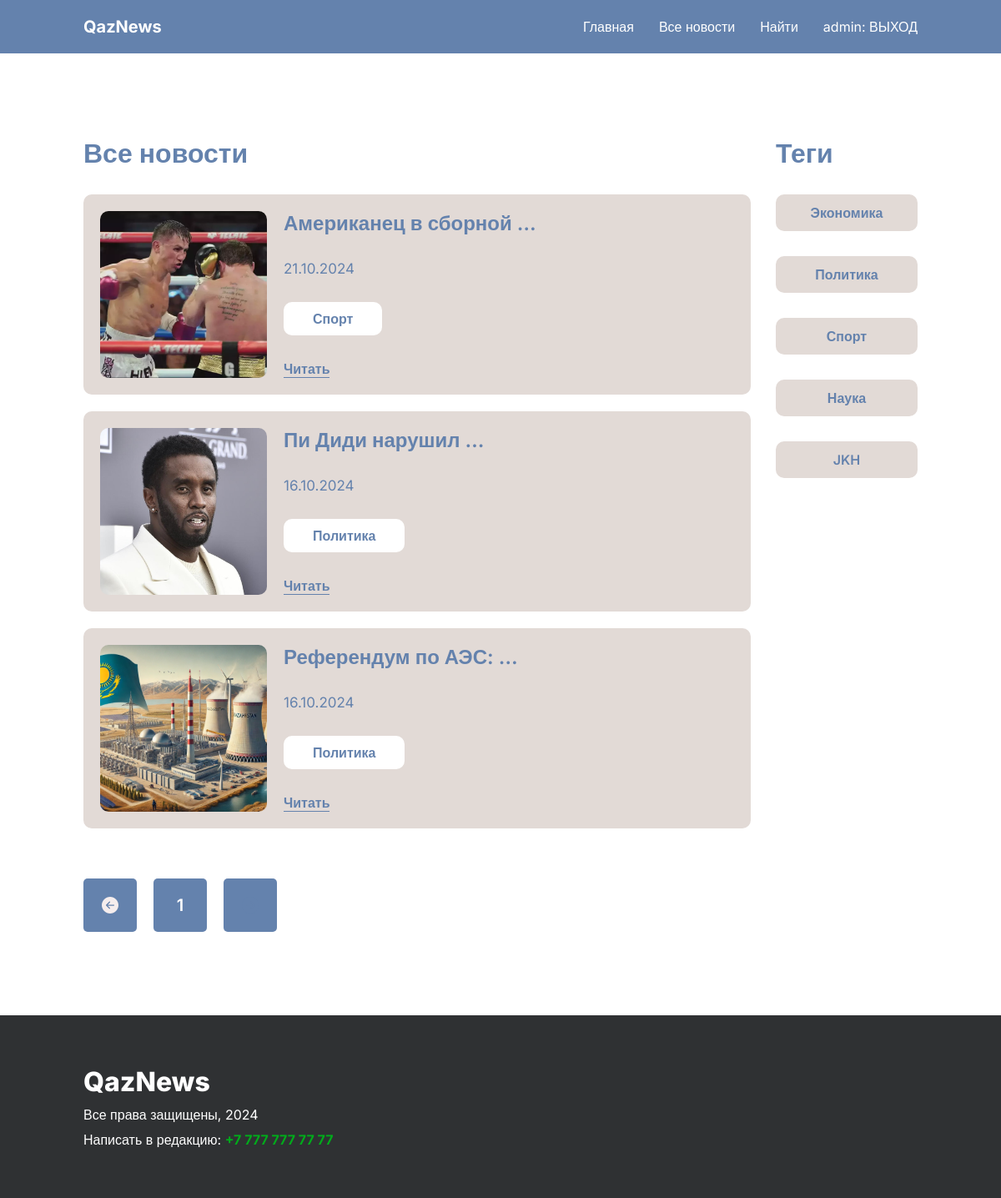
Screenshot of /news/all/ (signed in) with the database file from the repository.
### core_app/models.py (models this page shows, shortened)
class Post(models.Model):
    title = models.CharField("Название поста", max_length=150)
    tag = models.ForeignKey(Tag, on_delete=models.CASCADE, verbose_name="Тег")
    description = models.TextField("Описание поста")
    image = models.ImageField("Фото", upload_to="news/images/")
    created_at = models.DateTimeField("Дата и время публикации", default=datetime.now)
    class Meta:
        verbose_name = "Новость"
        verbose_name_plural = "Новости"

class Tag(models.Model):
    name = models.CharField("Название тега", max_length=100)
    slug = models.SlugField(unique=True, editable=False, blank=True)
    class Meta:
        verbose_name = "Тег"
        verbose_name_plural = "Теги"

### core_app/views.py (the view)
# urls.py: path('news/all/', views.all_news_page, name='all_news_page'),
def all_news_page(request):
    tags = Tag.objects.all()
    post_list = Post.objects.all().order_by('-created_at')
    paginator = Paginator(post_list, 5)
    page_number = request.GET.get('page')
    posts = paginator.get_page(page_number)
    context = {
        'tags': tags,
        'posts': posts
    }
    return render(request, "./client/all-news.html", context)

### core_app/templates/client/all-news.html (shortened to what this page needs)
{% extends 'base.html' %}
{% load static %}
{% block content %}
    <section class="page-block">
        <div class="container page-block__row">
            <div class="page-block__item">
                <h1 class="title">Все новости</h1>
                <div class="news-list">
                    {% for post in posts %}
                    <div class="news-card">
                        <img src="{{ post.image.url }}" alt="{{post.title}}" class="news-card__image">
                        <div class="news-card__content">
                            <h3 class="news-card__title">{{post.title|truncatewords:3}}</h3>
                            <span class="news-card__date">{{post.created_at|date:"d.m.Y"}}</span>
                            <a href="{% url 'tags_news_page' slug=post.tag.slug %}" class="news-card__tag">{{post.tag.name}}</a>
                            <a href="{% url 'news_detail_page' pk=post.pk %}" class="news-card__link">Читать</a>
                        </div>
                    </div>
                     {% endfor %}
                    </div>
                </div>
                <div class="page-block__item">
                    <h2 class="title">Теги</h2>
                    <ul class="tags-nav">
                        {% for tag in tags %}
                            <li class="tags-nav__item">
                                <a href="{% url 'tags_news_page' slug=tag.slug %}" class="tags-nav__link">{{ tag.name }}</a>
                            </li>
                        {% endfor %}
                    </ul>
                </div>
               <div class="paginations">
                <ul class="pagination-nav">
                    {% if posts.has_previous %}
                    <li class="pogination-nav__item">
                        <a href="?page={{ posts.previous_page_number }}" class="pagination-nav__link">
                            <img src="{% static './images/pagination/left-white.svg'%}" alt="left">
                        </a>
                    </li>
                    {% else %}
                    <li class="pagination-nav__item">
                        <a href="#" class="pagination-nav__link active">
                            <img src="{% static './images/pagination/left-white.svg'%}" alt="left">
                        </a>
                    </li>
                    {% endif %}
                    {% for i in posts.paginator.page_range %}
                    <li class="pagination-nav__item ">
                        {% if posts.number == i %}
                        <a href="#" class="pagination-nav__link active">
                           {{ i }}
                        </a>
                        {% else %}
                        <a href="%?page={{ i }}" class="pagination-nav__link">
                            {{ i }}
                        </a>
                        {% endif %}
                    </li>
                    {% endfor %}
                    {% if posts.has_next %}
                    <li class="pagination-nav__item">
                        <a href="#" class="pagination-nav__link">
                            <img src="./images/pagination/right-dark.svg" alt="right">
                        </a>
                    </li>
                    {% else %}
                    <li class="pagination-nav__item">
                        <a href="#" class="pagination-nav__link active">
                            <img src="{% static './images/pagination/right-dark.svg'%}" alt="right">
                        </a>
                    </li>
                    {% endif %}
                </ul>
               </div>
            </div>
    </section>
    {% endblock %}

### core_app/templates/base.html (shortened to what this page needs)
{% load static %}
<!DOCTYPE html>
<html lang="en">
<head>
    <link rel="stylesheet" href="{% static './css/style.css' %}">
</head>
<body>
    <header class="header">
        <div class="container header-row">
            <a href="{% url 'home_page' %}" class="logo">QazNews</a>
            <ul class="header-nav">
                <li class="header-nav__item">
                    <a href="{% url 'home_page' %}" class="header-nav__link">Главная</a>
                </li>
                <li class="header-nav__item">
                    <a href="{% url 'all_news_page' %}" class="header-nav__link">Все новости</a>
                </li>
                <li class="header-nav__item">
                    <a href="{% url 'search_page' %}" class="header-nav__link">Найти</a>
                </li>
                <li class="header-nav__item">
                    {% if not user.is_authenticated %}
                    <a href="{% url 'admin_login_page' %}" class="header-nav__link">
                        <img src="{% static './images/user.svg' %}" alt="User">
                    </a>
                    {% else %}
                    <a href="{% url 'admin_logout' %}" class="header-nav__link">
                        {{ user.username }}: ВЫХОД
                    </a>
                    {% endif %}
                </li>
            </ul>
        </div>
    </header>
    <main>
        {% block content %}
        {% endblock %}
    </main>
    <footer class="footer">
        <div class="container">
            <a href="#" class="footer-logo">QazNews</a>
            <p class="rules">Все права защищены, 2024</p>
            <span class="contact">Написать в редакцию: <a href="#" class="phone">+7 777 777 77 77</a></span>
        </div>
    </footer>
</body>
</html>

### core_app/static/css/style.css (style rules this page uses)
* { padding: 0; margin: 0; font-family: "Inter", sans-serif; }
:root { --primary: #6482AD; --light: #ffffff; --secondary: #E2DAD6; --dark: #2F3133; --success: #00AB1B; --danger: #DF5753; }
.container { margin-left: 100px; margin-right: 100px; }
.header { background-color: var(--primary); padding: 20px 0; }
.logo { color: var(--light); font-size: 20px; text-decoration: none; font-weight: 700; }
.header-nav { display: flex; align-items: center; gap: 30px; }
.header-nav__item { list-style: none; }
.header-nav__link { color: var(--light); text-decoration: none; }
.header-row { display: flex; align-items: center; justify-content: space-between; }
.title { font-size: 32px; font-weight: 600; color: var(--primary); }
.page-block { padding: 100px 0; background-color: var(--light); }
.page-block__item .title { margin-bottom: 30px; }
.page-block__row { display: grid; grid-template-columns: 800px auto; gap: 30px; }
.news-card { background-color: var(--secondary); padding: 20px; display: grid; grid-template-columns: 200px auto; gap: 20px; border-radius: 10px; }
.news-card__image { width: 200px; height: 200px; border-radius: 10px; object-fit: cover; }
.news-card__content { display: flex; flex-direction: column; align-items: flex-start; justify-content: space-between; }
.news-card__title { color: var(--primary); font-size: 24px; font-weight: 600; width: 80%; }
.news-card__date { font-size: 17px; font-weight: 400; color: var(--primary); display: block; }
.news-card__tag { background-color: var(--light); color: var(--primary); font-weight: 600; text-decoration: none; padding: 10px 35px; border-radius: 10px; display: inline-block; }
.news-card__link { text-decoration: none; color: var(--primary); font-weight: 600; border-bottom: 1.5px solid var(--primary); }
.news-list { display: flex; flex-direction: column; gap: 20px; margin-bottom: 30px; }
.pagination-nav { display: flex; gap: 20px; }
.pagination-nav__item { list-style: none; }
.pagination-nav__link { width: 24px; height: 24px; text-decoration: none; background-color: var(--secondary); padding: 20px; border-radius: 5px; display: flex; align-items: center; justify-content: center; font-size: 20px; font-weight: 600; color: var(--primary); }
.active { cursor: not-allowed; color: var(--light); background-color: var(--primary); }
.tags-nav { display: flex; flex-direction: column; gap: 30px; }
.tags-nav__item { list-style: none; }
.tags-nav__link { text-decoration: none; font-weight: 600; color: var(--primary); display: block; text-align: center; background-color: var(--secondary); border-radius: 10px; padding: 12px; }
.footer { background-color: var(--dark); padding: 60px 0; }
.footer-logo { font-size: 32px; font-weight: 800; color: var(--light); text-decoration: none; display: inline-block; margin-bottom: 10px; }
.rules { margin-bottom: 10px; color: var(--light); }
.contact { display: inline-block; color: var(--light); }
.phone { text-decoration: none; color: var(--success); font-weight: 700; }

### rows the page displays
Post: image (picture), title "Американец в сборной …", created_at "21.10.2024", tag.name "Спорт"
Post: image (picture), title "Пи Диди нарушил …", created_at "16.10.2024", tag.name "Политика"
Post: image (picture), title "Референдум по АЭС: …", created_at "16.10.2024", tag.name "Политика"
Tag: name "Экономика"
Tag: name "Политика"
Tag: name "Спорт"
Tag: name "Наука"
Tag: name "JKH"

### other values shown
{{ user.username }} "admin"
{{ i }} "1"
